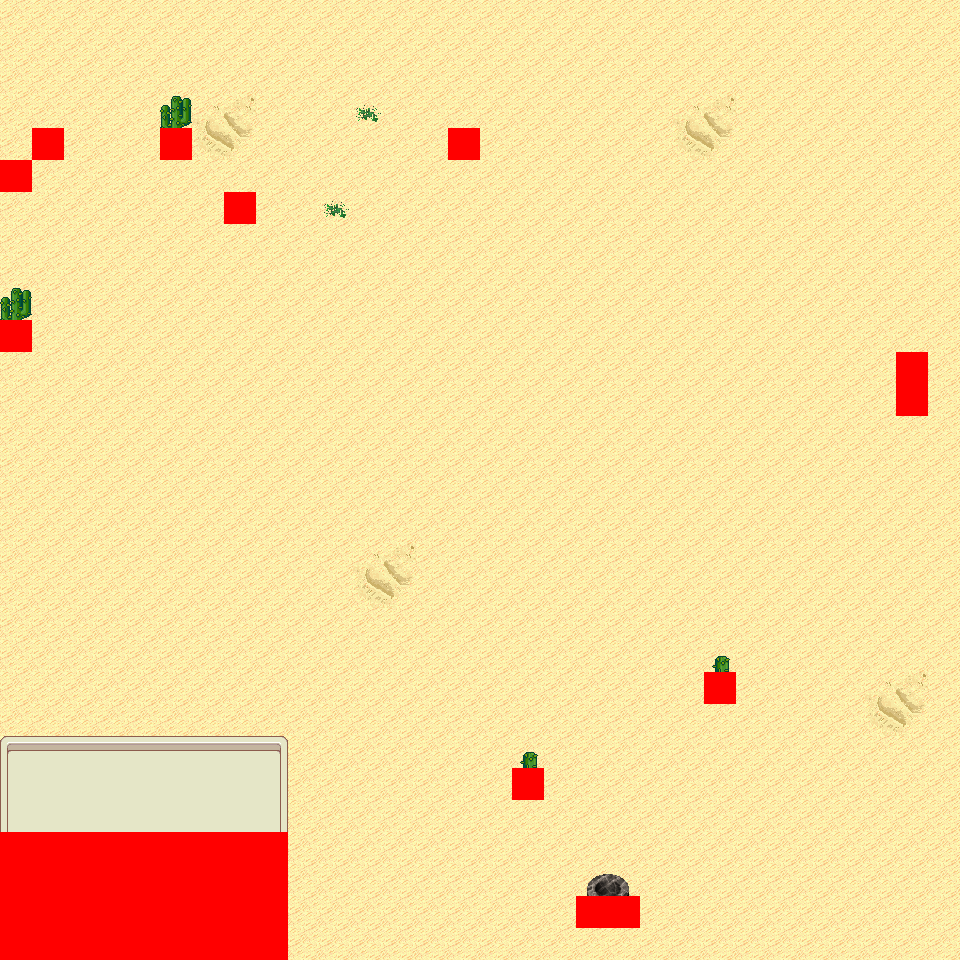

The image is a tile-based game level rendered from a .tmx file. Its description and source (layers, tilesets, objects; grid data summarised) follow:
An orthogonal 30x30 tile map with 32x32 px tiles, 6 tile layers (Ground, Object, Object2, Above, ...), 14 tilesets and 5 objects (5x mapExit).

<map version="1.0" orientation="orthogonal" renderorder="right-down" width="30" height="30" tilewidth="32" tileheight="32" nextobjectid="6">
  <tileset firstgid="1" name="tileset_logic_collision" tilewidth="32" tileheight="32" tilecount="1" columns="1">
    <image source="../drawable/tileset_logic_collision.png" width="32" height="32" />
  </tileset>
  <tileset firstgid="2" name="tileset_ground_ground" tilewidth="32" tileheight="32" tilecount="33" columns="3">
    <image source="../drawable/tileset_ground_ground.png" width="96" height="352" />
  </tileset>
  <tileset firstgid="35" name="tileset_ground_ridge_earth_pale" tilewidth="32" tileheight="32" tilecount="96" columns="12">
    <image source="../drawable/tileset_ground_ridge_earth_pale.png" width="384" height="256" />
  </tileset>
  <tileset firstgid="131" name="tileset_ground_ridge_earth_dark" tilewidth="32" tileheight="32" tilecount="96" columns="12">
    <image source="../drawable/tileset_ground_ridge_earth_dark.png" width="384" height="256" />
  </tileset>
  <tileset firstgid="227" name="tileset_terrain_desert" tilewidth="32" tileheight="32" tilecount="88" columns="8">
    <image source="../drawable/tileset_terrain_desert.png" width="256" height="352" />
  </tileset>
  <tileset firstgid="315" name="tileset_plant_tree_tree_darkgreen" tilewidth="32" tileheight="32" tilecount="88" columns="8">
    <image source="../drawable/tileset_plant_tree_tree_darkgreen.png" width="256" height="352" />
  </tileset>
  <tileset firstgid="403" name="tileset_building_tan_building" tilewidth="32" tileheight="32" tilecount="24" columns="4">
    <image source="../drawable/tileset_building_tan_building.png" width="128" height="192" />
  </tileset>
  <tileset firstgid="427" name="tileset_plant_cactus_2" tilewidth="32" tileheight="32" tilecount="10" columns="5">
    <image source="../drawable/tileset_plant_cactus_2.png" width="160" height="64" />
  </tileset>
  <tileset firstgid="437" name="tileset_ground_sand_2" tilewidth="32" tileheight="32" tilecount="15" columns="5">
    <image source="../drawable/tileset_ground_sand_2.png" width="160" height="96" />
  </tileset>
  <tileset firstgid="452" name="tileset_object_stone_well" tilewidth="32" tileheight="32" tilecount="6" columns="2">
    <image source="../drawable/tileset_object_stone_well.png" width="64" height="96" />
  </tileset>
  <tileset firstgid="458" name="tileset_plant_tree_banana_tree" tilewidth="32" tileheight="32" tilecount="40" columns="4">
    <image source="../drawable/tileset_plant_tree_banana_tree.png" width="128" height="320" />
  </tileset>
  <tileset firstgid="498" name="tileset_ground_sand_edges" tilewidth="32" tileheight="32" tilecount="15" columns="5">
    <image source="../drawable/tileset_ground_sand_edges.png" width="160" height="96" />
  </tileset>
  <tileset firstgid="513" name="tileset_building_window_window_centered" tilewidth="32" tileheight="32" tilecount="1" columns="1">
    <image source="../drawable/tileset_building_window_window_centered.png" width="32" height="32" />
  </tileset>
  <tileset firstgid="514" name="tileset_building_door_closed" tilewidth="32" tileheight="32" tilecount="1" columns="1">
    <image source="../drawable/tileset_building_door_closed.png" width="32" height="32" />
  </tileset>
  <layer name="Ground" width="30" height="30">
    <data>[900 cells, 900 non-empty, 7 distinct tile ids]</data>
  </layer>
  <layer name="Object" width="30" height="30">
    <data>[900 cells, 28 non-empty, 14 distinct tile ids]</data>
  </layer>
  <layer name="Object2" width="30" height="30">
    <data>[900 cells, 3 non-empty, 2 distinct tile ids]</data>
  </layer>
  <layer name="Above" width="30" height="30">
    <data>[900 cells, 51 non-empty, 13 distinct tile ids]</data>
  </layer>
  <layer name="Above2" width="30" height="30">
    <data>[900 cells, 0 non-empty, 0 distinct tile ids]</data>
  </layer>
  <layer name="Walkable" width="30" height="30">
    <data>[900 cells, 48 non-empty, 1 distinct tile ids]</data>
  </layer>
  <objectgroup name="MapEvents">
    <object id="1" name="south" type="mapExit" x="288" y="928" width="672" height="32">
      <properties>
        <property name="map" value="level_0_x3_y146" />
        <property name="x" value="9" />
        <property name="y" value="1" />
      </properties>
    </object>
    <object id="2" name="west" type="mapExit" x="0" y="0" width="32" height="160">
      <properties>
        <property name="map" value="level_0_x2_y145" />
        <property name="x" value="28" />
        <property name="y" value="0" />
      </properties>
    </object>
    <object id="3" name="west2" type="mapExit" x="0" y="192" width="32" height="128">
      <properties>
        <property name="map" value="level_0_x2_y145" />
        <property name="x" value="28" />
        <property name="y" value="6" />
      </properties>
    </object>
    <object id="4" name="west3" type="mapExit" x="0" y="352" width="32" height="480">
      <properties>
        <property name="map" value="level_0_x2_y145" />
        <property name="x" value="28" />
        <property name="y" value="11" />
      </properties>
    </object>
    <object id="5" name="east" type="mapExit" x="928" y="0" width="32" height="960">
      <properties>
        <property name="map" value="level_0_x4_y145" />
        <property name="x" value="1" />
        <property name="y" value="0" />
      </properties>
    </object>
  </objectgroup>
</map>
